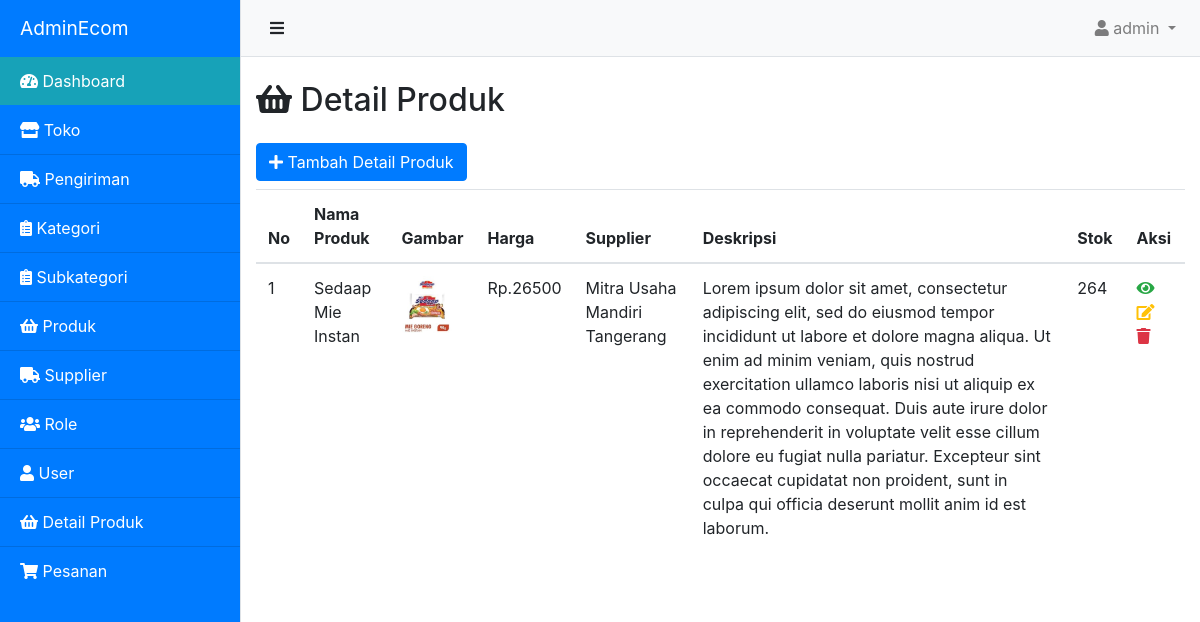
Page /admin/dashboard.php?module=detailproduk&page=daftar-detailproduk (signed in) on the committed database.
### tables this page shows
CREATE TABLE `detailproduk` (
  `id` int(11) NOT NULL,
  `id_produk` int(11) NOT NULL,
  `id_supplier` int(11) NOT NULL,
  `deskripsi` text NOT NULL,
  `stok` int(11) NOT NULL
);

CREATE TABLE `produk` (
  `id` int(11) NOT NULL,
  `nama_produk` varchar(100) NOT NULL,
  `harga` int(11) NOT NULL,
  `gambar` varchar(100) NOT NULL,
  `id_subkategori` int(11) NOT NULL
);

CREATE TABLE `supplier` (
  `id` int(11) NOT NULL,
  `nama_supplier` varchar(255) NOT NULL
);

### model/koneksi.php (called while the page is built, shortened)
<?php
class Koneksi {
    private $conn;
    private $host = 'localhost';
    private $user = 'root';
    private $pass = '';
    private $dbname = 'adminecom';
    public function __construct()
    {
        $this->conn = new mysqli($this->host, $this->user, $this->pass, $this->dbname);
    }
    public function getConnection()
    {
        return $this->conn;
    }
}

### model/DetailProduk.php (called while the page is built, shortened)
<?php
require_once 'koneksi.php';
class DetailProduk extends Koneksi
{
    private $conn;
    public function __construct()
    {
        $this->conn = $this->getConnection();
    }
    public function getAll()
    {
        $query = "SELECT a.*, b.*, c.nama_supplier  FROM produk a JOIN detailproduk b JOIN supplier c ON a.id = b.id_produk AND b.id_supplier = c.id ORDER BY b.id DESC";
        $result = $this->conn->query($query);
        $data = array();
        if($result->num_rows > 0){
            while($row = $result->fetch_assoc()){
                $data[] = $row;
            }
        }
        return $data;
    }
}

### admin/page/detailproduk/daftar-detailproduk.php (the view)
<h2 class="mt-4 mb-4"><i class="fas fa-shopping-basket"></i> Detail Produk</h2>
<button type="button" class="btn btn-primary mb-2"onclick="window.location.href='dashboard.php?module=detailproduk&page=tambah-detailproduk'"><i class="fas fa-plus"></i> Tambah Detail Produk</button>
<div class="row">
    <div class="col">
        <table class="table table-hover">
            <thead>
                <tr>
                    <th>No</th>
                    <th>Nama Produk</th>
                    <th>Gambar</th>
                    <th>Harga</th>
                    <th>Supplier</th>
                    <th>Deskripsi</th>
                    <th>Stok</th>
                    <th>Aksi</th>
                </tr>
            </thead>
            <tbody>
                <?php
                    require_once('../model/DetailProduk.php');
                    $detailproduk = new DetailProduk();
                    $detailproduks = $detailproduk->getAll();
                    $no = 1;
                    foreach ($detailproduks as $row) :
                ?>
                <tr>
                    <td><?= $no++ ?></td>
                    <td><?= $row['nama_produk'] ?></td>
                    <td><img src="../img/<?= $row['gambar'] ?>" alt="" width="50"></td>
                    <td>Rp.<?= $row['harga'] ?></td>
                    <td><?= $row['nama_supplier'] ?></td>
                    <td><?= $row['deskripsi'] ?></td>
                    <td><?= $row['stok'] ?></td>
                    <td>
                        <a href="#"><i class="fa fa-eye text-success"></i></a>
                        <a href="dashboard.php?module=detailproduk&page=edit-detailproduk&id=<?= $row['id'] ?>"><i class="fa fa-edit text-warning"></i></a>
                        <a href="page/detailproduk/deletedetailProduk.php?id=<?= $row['id'] ?>"><i class="fa fa-trash text-danger"></i></a>
                    </td>
                </tr>
                <?php endforeach; ?>
            </tbody>
        </table>
    </div>
</div>

### assets/css/simple-sidebar.css (style rules this page uses)
body { overflow-x: hidden; }

### rows in the picture
detailproduk: id_produk.nama_produk "Sedaap Mie Instan", id_produk.gambar (picture), id_produk.harga "26500", id_supplier.nama_supplier "Mitra Usaha Mandiri Tangerang", deskripsi "Lorem ipsum dolor sit amet, consectetur adipiscing elit, sed do eiusmod tempor incididunt ut labore et dolore magna aliqua. Ut enim ad minim veniam, quis nostrud exercitation ullamco laboris nisi ut aliquip ex ea commodo consequat. Duis aute irure dolor in reprehenderit in voluptate velit esse cillum dolore eu fugiat nulla pariatur. Excepteur sint occaecat cupidatat non proident, sunt in culpa qui officia deserunt mollit anim id est laborum.", stok "264"

### other values in the picture
$username "admin"
